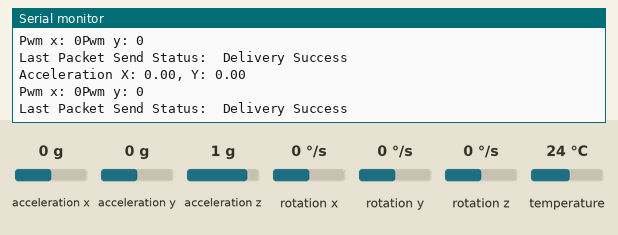
This sketch was run on a simulated ESP8266 (NodeMCU). Parts: the last lines printed to the serial monitor. The test bench sets the inputs (shaded band); at power-on: acceleration x 0 g, acceleration y 0 g, acceleration z 1 g, rotation x 0 °/s, rotation y 0 °/s, rotation z 0 °/s, temperature 24 °C.

Above: at 6.3 s.
6.4 s: acceleration x set to -1.4 g
At 6.62 s:
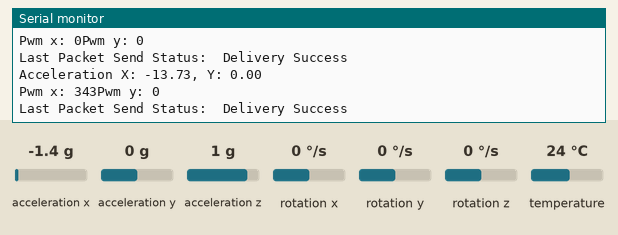
7.9 s: acceleration y set to -1.4 g
At 8.15 s:
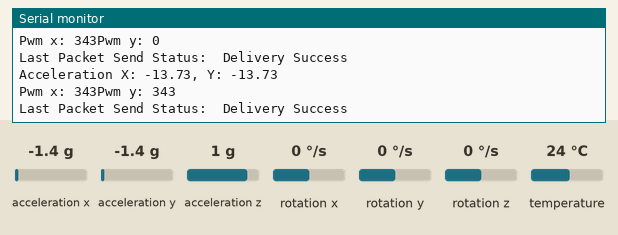
9.4 s: acceleration x set to -0.8 g
At 9.68 s:
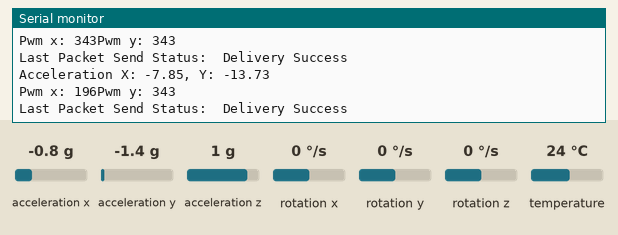
Timing chart, 0 to 12.4 s (numbered marks = the images above; inputs shaded):
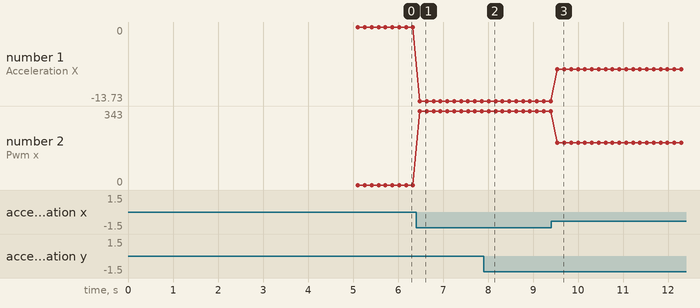

Measured:
- after the input at 6.4 s, the serial monitor: prints a new line after 0.09 s (image 1)
- after the input at 7.9 s, the serial monitor: prints a new line after 0.11 s (image 2)
- after the input at 9.4 s, the serial monitor: prints a new line after 0.14 s (image 3)
- plotted number 1: 0 → -13.73 after the input at 6.4 s, -13.73 → -7.85 after the input at 9.4 s
- plotted number 2: 0 → 343 after the input at 6.4 s, 343 → 196 after the input at 9.4 s

The sketch:

Sender.ino
```cpp
#include <ESP8266WiFi.h>
#include <espnow.h>
#include <Adafruit_MPU6050.h>
#include <Adafruit_Sensor.h>
#include <Wire.h>

// REPLACE WITH YOUR RECEIVER MAC Address
uint8_t broadcastAddress[] = { 0xC4, 0xD8, 0xD5, 0x03, 0x56, 0xA5 };
Adafruit_MPU6050 mpu;

// Callback function called when data is sent
void OnDataSent(uint8_t *mac_addr, uint8_t status) {
  Serial.print("\r\nLast Packet Send Status:\t");
  Serial.println(status == 0 ? "Delivery Success" : "Delivery Fail");
}

void setup() {
  delay(5000);
  // Init Serial Monitor
  Serial.begin(115200);

  // Set device as a Wi-Fi Station
  WiFi.mode(WIFI_STA);

  // Initilize ESP-NOW
  if (esp_now_init() != 0) {
    Serial.println("Error initializing ESP-NOW");
    return;
  } else {
    Serial.println("Initialized ESP-NOW");
  }

  // Once ESPNow is successfully Init, we will register for Send CB to
  // get the status of Trasnmitted packet
  esp_now_set_self_role(ESP_NOW_ROLE_CONTROLLER);
  esp_now_register_send_cb(OnDataSent);

  // Add peer
  if (esp_now_add_peer(broadcastAddress, ESP_NOW_ROLE_SLAVE, 0, NULL, 0) != 0) {
    Serial.println("Failed to add peer");
    return;
  } else {
    Serial.println("Added peer");
  }

  if (esp_now_is_peer_exist(broadcastAddress)) {
    Serial.println("Peer exists");
  } else
    Serial.println("No exists");

  if (!mpu.begin()) {
    Serial.println("Failed to find MPU6050 chip");
    while (1) {
      delay(10);
    }
  }
  Serial.println("MPU6050 Found!");

  mpu.setAccelerometerRange(MPU6050_RANGE_8_G);
  Serial.print("Accelerometer range set to: ");
  switch (mpu.getAccelerometerRange()) {
  case MPU6050_RANGE_2_G:
    Serial.println("+-2G");
    break;
  case MPU6050_RANGE_4_G:
    Serial.println("+-4G");
    break;
  case MPU6050_RANGE_8_G:
    Serial.println("+-8G");
    break;
  case MPU6050_RANGE_16_G:
    Serial.println("+-16G");
    break;
  }
  mpu.setGyroRange(MPU6050_RANGE_500_DEG);
  Serial.print("Gyro range set to: ");
  switch (mpu.getGyroRange()) {
  case MPU6050_RANGE_250_DEG:
    Serial.println("+- 250 deg/s");
    break;
  case MPU6050_RANGE_500_DEG:
    Serial.println("+- 500 deg/s");
    break;
  case MPU6050_RANGE_1000_DEG:
    Serial.println("+- 1000 deg/s");
    break;
  case MPU6050_RANGE_2000_DEG:
    Serial.println("+- 2000 deg/s");
    break;
  }

  mpu.setFilterBandwidth(MPU6050_BAND_5_HZ);
  Serial.print("Filter bandwidth set to: ");
  switch (mpu.getFilterBandwidth()) {
  case MPU6050_BAND_260_HZ:
    Serial.println("260 Hz");
    break;
  case MPU6050_BAND_184_HZ:
    Serial.println("184 Hz");
    break;
  case MPU6050_BAND_94_HZ:
    Serial.println("94 Hz");
    break;
  case MPU6050_BAND_44_HZ:
    Serial.println("44 Hz");
    break;
  case MPU6050_BAND_21_HZ:
    Serial.println("21 Hz");
    break;
  case MPU6050_BAND_10_HZ:
    Serial.println("10 Hz");
    break;
  case MPU6050_BAND_5_HZ:
    Serial.println("5 Hz");
    break;
  }

  Serial.println("");
  delay(100);
}

void loop() {
  //y<0 front
  //y>0 back
  //x<0 right
  //x>0 left
  sensors_event_t a, g, temp;
  mpu.getEvent(&a, &g, &temp);

  int myData[5];
  double accx, accy;
  accx = a.acceleration.x;
  accy = a.acceleration.y;
  int in1b, in1a;
  int pwmx, pwmy;

  if(accy<0) {
    in1a = 1;
    in1b = 1;
  }
  else {
    in1a = 0;
    in1b = 0;
  }
  pwmx = 255/10 * accy;
  pwmy = 255/10 * accy;

  if(accx<-1){
    in1a = 1-in1a;
    pwmx = 255/10 * accx;
  }else if(accx>1) {
    in1b = 1-in1b;
    pwmy = 255/10* accx;
  }
  if(pwmx < 0) pwmx = -pwmx;
  if(pwmy < 0) pwmy = -pwmy;

  Serial.print("Acceleration X: ");
  Serial.print(a.acceleration.x);
  Serial.print(", Y: ");
  Serial.print(a.acceleration.y);

  myData[1] = pwmx;
  myData[2] = pwmy;
  myData[3] = in1a;
  myData[4] = in1b;

  Serial.println("");
  Serial.print("Pwm x: ");
  Serial.print(pwmx);
  Serial.print("Pwm y: ");
  Serial.print(pwmy);

  esp_now_send(broadcastAddress, (uint8_t *) &myData, sizeof(myData));

  delay(150);
}
```
